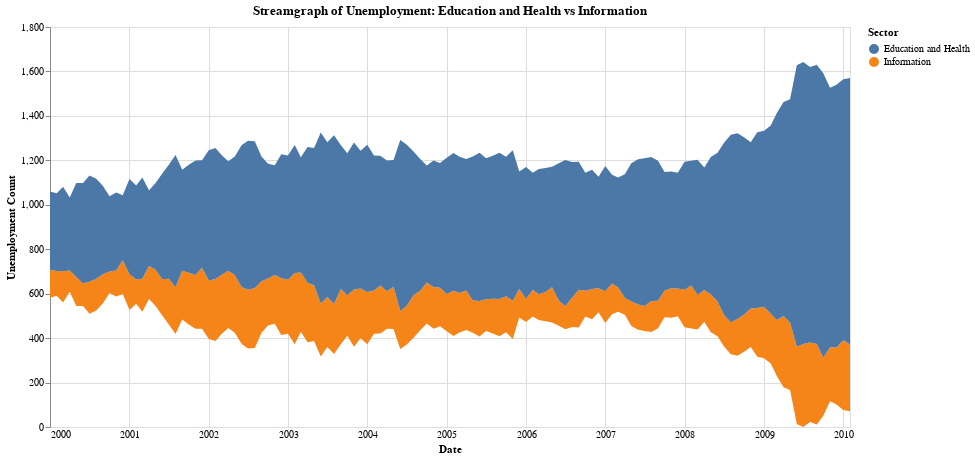

The cell this chart's notebook holds for it:
### Code cell
streamgraph_data_unemployment_across_industries = alt.Chart(filtered_data).mark_area().encode(
    x=alt.X('yearmonth(date):T', title='Date', axis=alt.Axis(format='%Y', domain=False, tickSize=0)),
    y=alt.Y('sum(count):Q', stack='center', title='Unemployment Count'),
    color=alt.Color('series:N', title='Sector'),
    tooltip=[
        alt.Tooltip('series:N', title='Sector'),
        alt.Tooltip('sum(count):Q', title='Count'),
        alt.Tooltip('yearmonth(date):T', title='Date')
    ]
).properties(
    title='Streamgraph of Unemployment: Education and Health vs Information',
    width=800,
    height=400
).interactive()

streamgraph_data_unemployment_across_industries

### Figure 1 — Vega-Lite specification as saved in the notebook (floating-point values rounded to 4 significant figures; data arrays with more than 128 entries replaced by an {"elided": "..."} marker saying what was removed)
{"config": {"view": {"continuousWidth": 300, "continuousHeight": 300}}, "data": {"name": "data-1bbfe1068e40744ebd4646329a10172e"}, "mark": {"type": "area"}, "encoding": {"color": {"field": "series", "title": "Sector", "type": "nominal"}, "tooltip": [{"field": "series", "title": "Sector", "type": "nominal"}, {"aggregate": "sum", "field": "count", "title": "Count", "type": "quantitative"}, {"field": "date", "timeUnit": "yearmonth", "title": "Date", "type": "temporal"}], "x": {"axis": {"domain": false, "format": "%Y", "tickSize": 0}, "field": "date", "timeUnit": "yearmonth", "title": "Date", "type": "temporal"}, "y": {"aggregate": "sum", "field": "count", "stack": "center", "title": "Unemployment Count", "type": "quantitative"}}, "height": 400, "params": [{"name": "param_21", "select": {"type": "interval", "encodings": ["x", "y"]}, "bind": "scales"}], "title": "Streamgraph of Unemployment: Education and Health vs Information", "width": 800, "$schema": "https://vega.github.io/schema/vega-lite/v5.20.1.json", "datasets": {"data-1bbfe1068e40744ebd4646329a10172e": {"elided": "244 records"}}}
